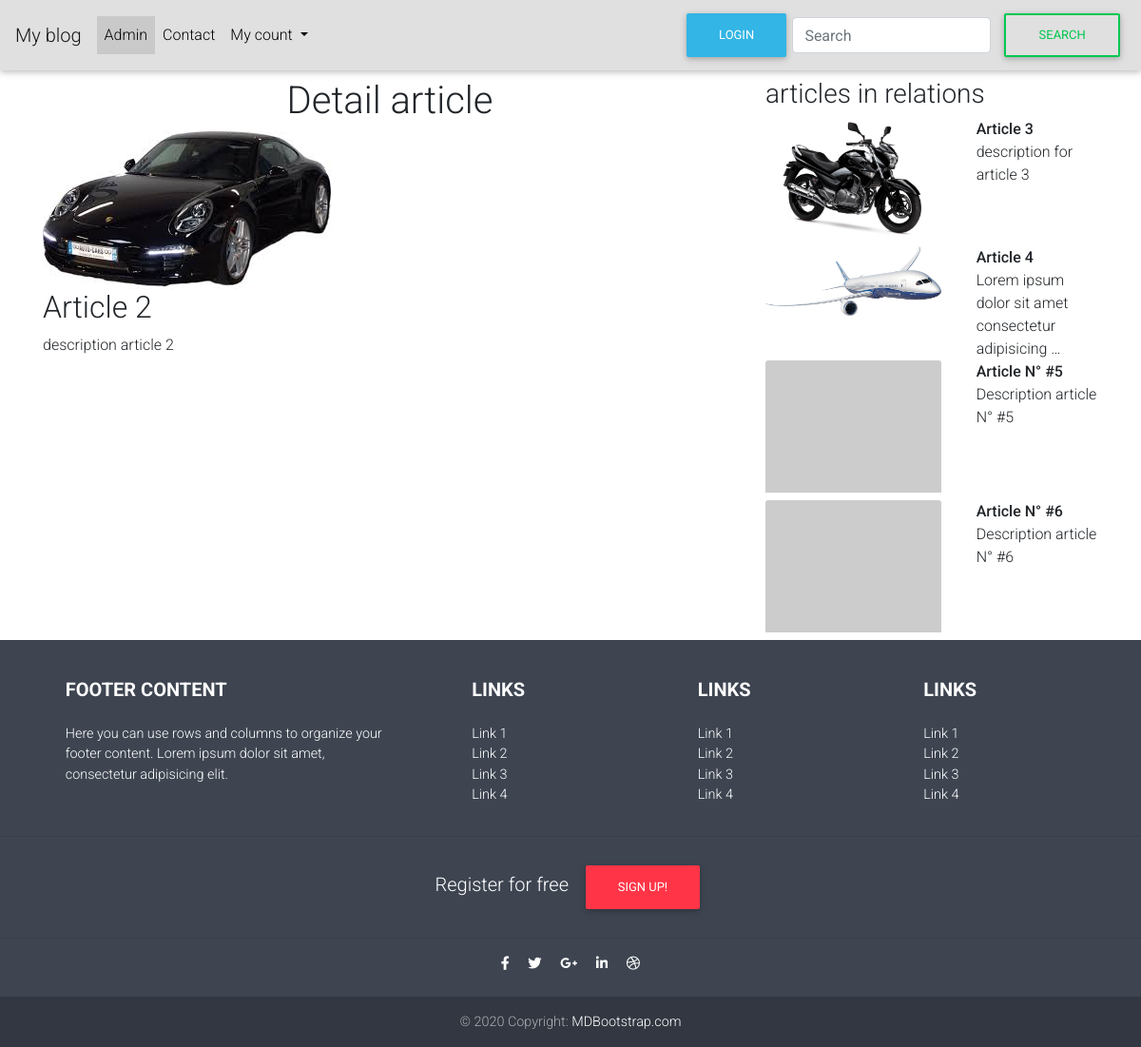
The app's page /article/2 with its own data.
### blog/models.py (models this page shows, shortened)
class Article(models.Model):
    title=models.CharField(max_length=50)
    category =  models.ForeignKey(Category, on_delete=models.CASCADE)
    desc=models.TextField()
    image=models.ImageField()
    created_at=models.DateTimeField(auto_now_add=True)
    updated_at=models.DateTimeField(auto_now=True)

### blog/views.py (the view)
# urls.py: path('article/<int:id_article>', detail, name="detail" ),
def detail(request, id_article):
    article=Article.objects.get(id=id_article)
    category=article.category
    articles_in_relation=Article.objects.filter(category=category)[:5]
    return render(request, "detail.html", {"article": article,"aer": articles_in_relation})

### blog/templates/detail.html
{% extends 'base.html'%}
{% block content %}
<div class="container">
    <div class="row">
        <div class="col-md-8">
            <h1 class="text-center mt-2">Detail article</h1>
    <img src="{{article.image.url}}" alt="" style="max-width: 400px;">
    <h2>{{article.title}}</h2>
    <p>{{article.desc}}</p>
        </div>
        <div class="col-md-4">
            <h3 class="mt-2">articles in relations</h3>
            <div class="row">
                {% for art in aer %}
                {% if art.id != article.id %}
                <div class="col-md-7 mb-2">
                    {% if art.image != "http://default" %}
                    <img src="{{art.image.url}}" alt="" style="max-width: 185px;">
                    {% else %}
                    <img class="card-img-top" src="https://via.placeholder.com/400x300" alt="Card image cap" style="max-width: 185px;">
                    {% endif %}
                </div>
                <div class="col-5">
                   <strong>{{art.title}}</strong><br>
                    {{art.desc | truncatewords:7}}
                </div>
                {% endif %}
                {% endfor %}
            </div>
        </div>
    </div>
</div>
{% endblock %}

### records on screen
Article: image (picture), title "Article 2", desc "description article 2"
Article: image (picture), title "Article 3", desc "description for article 3"
Article: image (picture), title "Article 4", desc "Lorem ipsum dolor sit amet consectetur adipisicing …"
Article: title "Article N° #5", desc "Description article N° #5"
Article: title "Article N° #6", desc "Description article N° #6"
